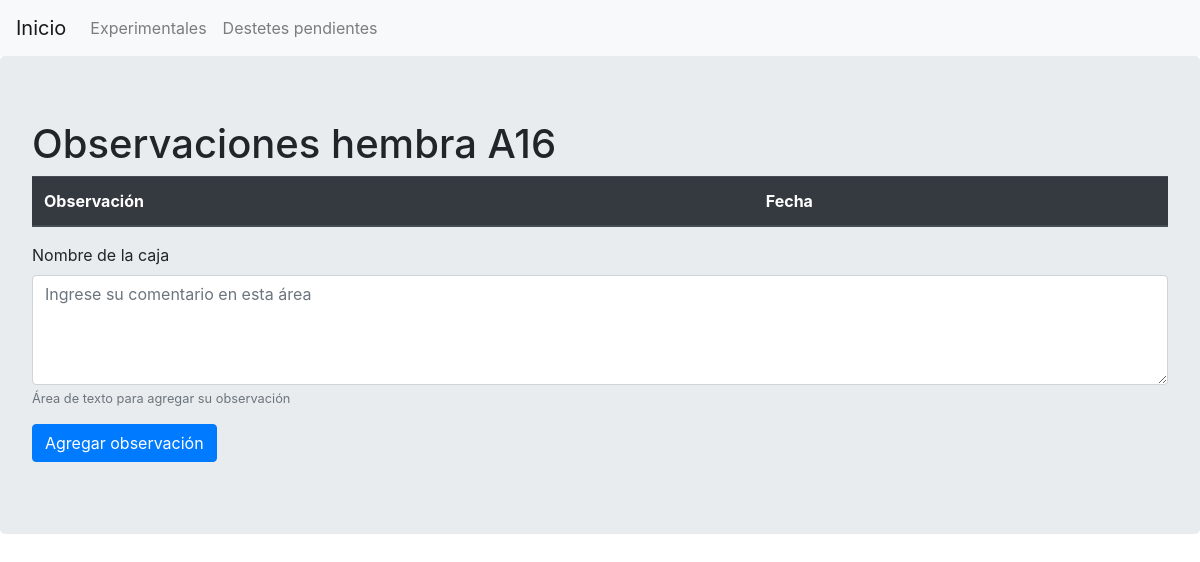
Before: /observacion-hembra/2 with the older database file.
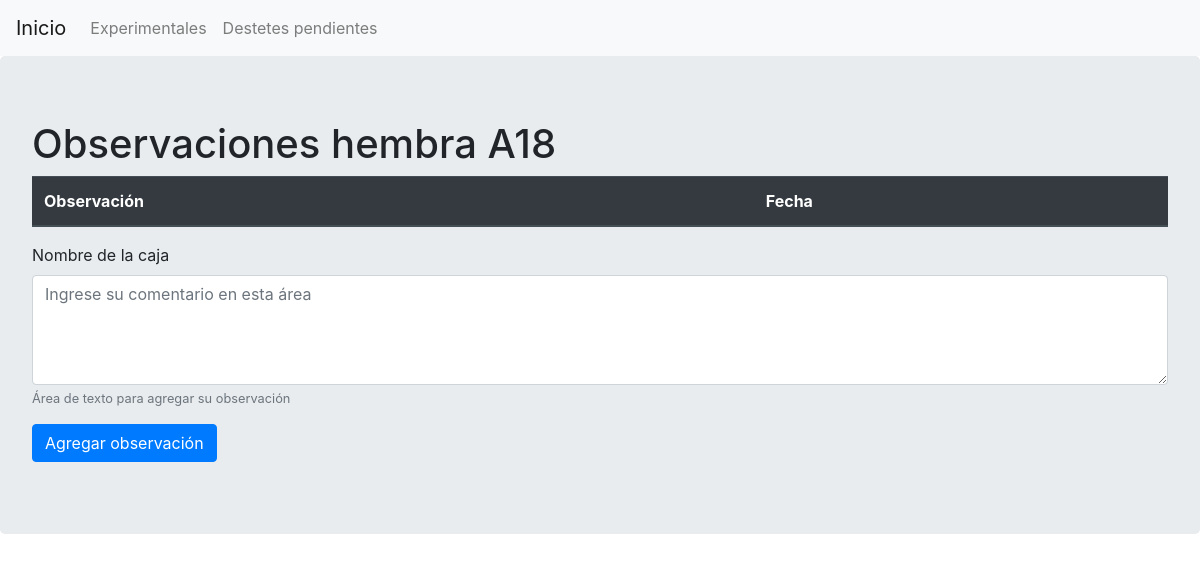
After: the same page with the newer database file.
### app.py (models this page shows, shortened)
class Hembra(db.Model):
    __tablename__ = 'hembra'
    __table_args__ = {'extend_existing': True}
    db.Model.metadata.reflect(db.engine)
    id = db.Column(db.Integer, primary_key=True)
    caja = db.Column(db.String(20), nullable=False)
    cepa = db.Column(db.String(20), nullable=False)
    fecha_nacimiento = db.Column(db.DateTime, default=datetime.today() + relativedelta(days=-28), nullable=False)
    fecha_destete = db.Column(db.DateTime, default=datetime.utcnow, nullable=False)
    cantidad = db.Column(db.Integer, default=0, nullable=False)
    padres = db.Column(db.String(20), nullable=False)
    cruza_id = db.Column(db.Integer, db.ForeignKey('cruza.id'), nullable=False)
    observacion = db.relationship('Observacion', backref='hembra', lazy=True)

### app.py (the view)
@app.route("/observacion-hembra/<int:id>", methods=['POST', 'GET'])
def observacion_hembra(id):
    hembra = Hembra.query.get_or_404(id)
    if request.method == 'POST':
        observacion =  request.form['observacion']
        new_observacion = Observacion(observacion=observacion, hembra=hembra)
        try:
            db.session.add(new_observacion)
            db.session.commit()
            return redirect('/macho-hembra/')
        except:
            return redirect("/user-error/")
    else:
        return render_template("observacion-hembra.html", hembra=hembra)

### templates/observacion-hembra.html (shortened to what this page needs)
{% extends 'base.html' %}
{% block body%}
<div class="jumbotron">
	<div class="content">
		<h1>Observaciones hembra {{hembra.caja}}</h1>
		<table class="table">
			<thead class="thead-dark">
				<tr>
					<th>Observación</th>
					<th>Fecha</th>
				</tr>
			</thead>
		</table>
		<form action="/observacion-hembra/{{hembra.id}}" method="POST">
			<div class="form-group">
				<label for="observacion">Nombre de la caja</label>
				<textarea type="textarea" rows="4" class="form-control" name="observacion" id="observacion" aria-describedby="observacionHelp" placeholder="Ingrese su comentario en esta área" required></textarea>
				<small id="observacionHelp" class="form-text text-muted">Área de texto para agregar su observación</small>
			</div>
			<input class="btn btn-primary mb-2" type="submit" value="Agregar observación">
		</form>
	</div>
</div>
{% endblock %}

Changed rows visible on the page:
changed Hembra: caja "A16" → "A18"
